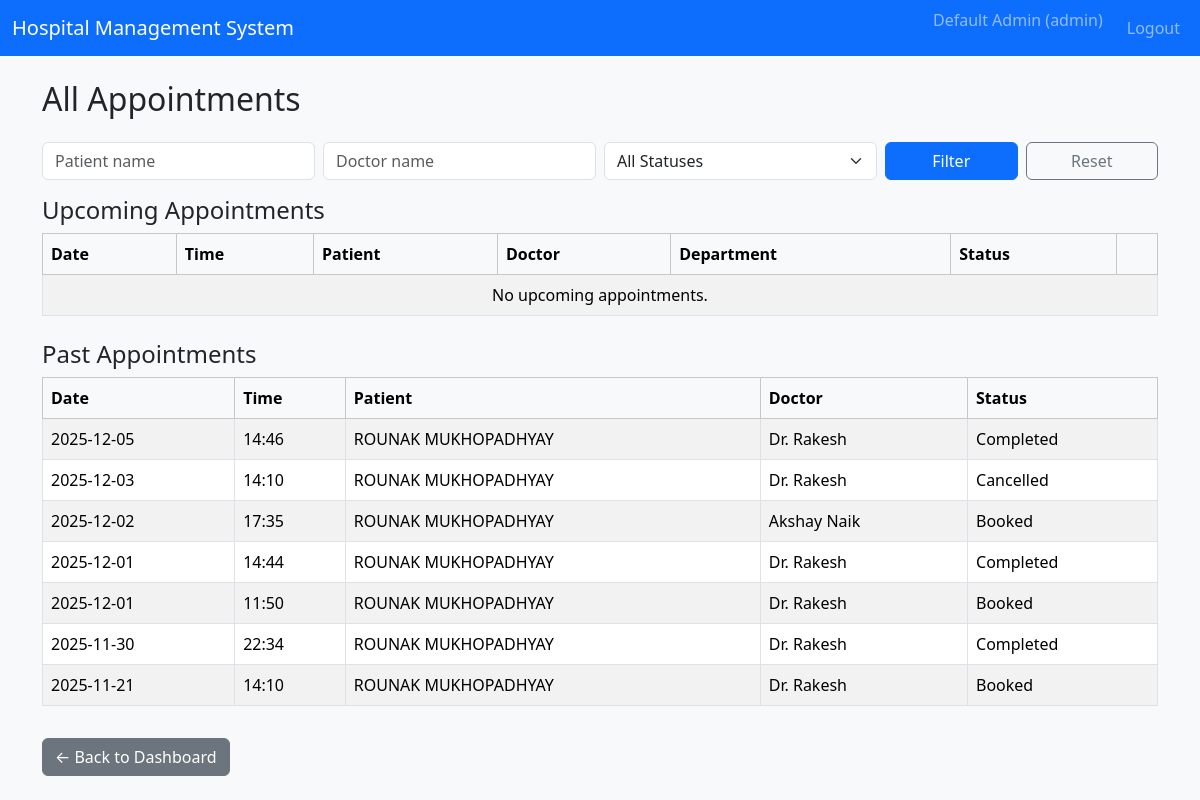
The page /admin/appointments (signed in) on the database as committed earlier.
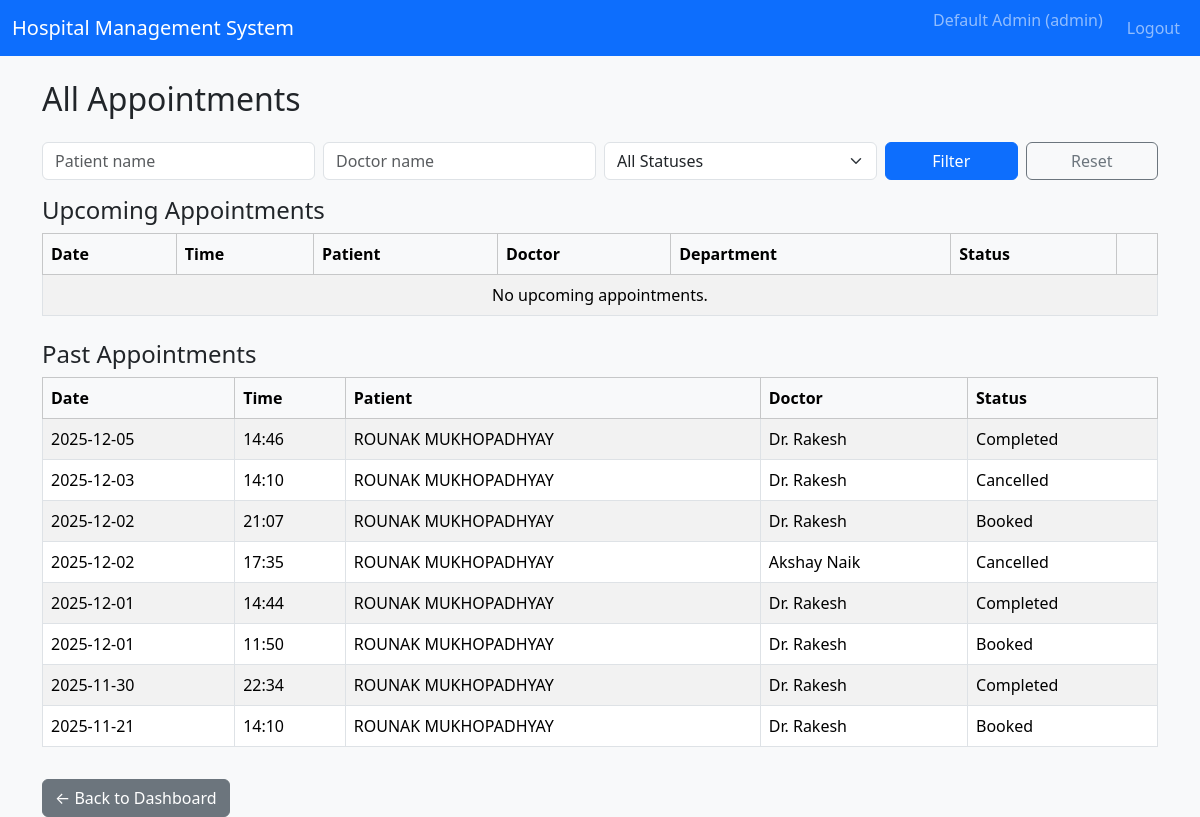
The same page on the database as committed later.
### tables this page shows
CREATE TABLE appointments (
            id INTEGER PRIMARY KEY AUTOINCREMENT,
            patient_id INTEGER NOT NULL,
            doctor_id INTEGER NOT NULL,
            date TEXT NOT NULL, -- YYYY-MM-DD
            time TEXT NOT NULL, -- HH:MM
            status TEXT NOT NULL CHECK(status IN ('Booked', 'Completed', 'Cancelled')),
            created_at TEXT NOT NULL,
            updated_at TEXT NOT NULL,
            FOREIGN KEY(patient_id) REFERENCES patients(id),
            FOREIGN KEY(doctor_id) REFERENCES doctors(id),
            UNIQUE(doctor_id, date, time) -- prevent double booking
        );

CREATE TABLE users (
            id INTEGER PRIMARY KEY AUTOINCREMENT,
            username TEXT UNIQUE NOT NULL,
            password_hash TEXT NOT NULL,
            full_name TEXT NOT NULL,
            email TEXT,
            phone TEXT,
            role TEXT NOT NULL CHECK(role IN ('admin', 'doctor', 'patient')),
            is_active INTEGER NOT NULL DEFAULT 1,
            created_at TEXT NOT NULL
        );

### controllers/routes.py (the view)
@main_bp.route("/admin/appointments")
@login_required
@role_required("admin")
def admin_appointments():
    patient_q = request.args.get("patient", "").strip()
    doctor_q = request.args.get("doctor", "").strip()
    status_q = request.args.get("status", "").strip()
    conn = get_db_connection()
    cur = conn.cursor()
    query = """
        SELECT a.*,
               pu.full_name AS patient_name,
               du.full_name AS doctor_name,
               dept.name AS dept_name
        FROM appointments a
        JOIN patients p ON a.patient_id = p.id
        JOIN users pu ON p.user_id = pu.id
        JOIN doctors d ON a.doctor_id = d.id
        JOIN users du ON d.user_id = du.id
        LEFT JOIN departments dept ON d.department_id = dept.id
        WHERE 1=1
    """
    params = []
    if patient_q:
        query += " AND pu.full_name LIKE ?"
        params.append(f"%{patient_q}%")
    if doctor_q:
        query += " AND du.full_name LIKE ?"
        params.append(f"%{doctor_q}%")
    if status_q:
        query += " AND a.status = ?"
        params.append(status_q)
    query += " ORDER BY a.date DESC, a.time DESC;"
    cur.execute(query, params)
    rows = cur.fetchall()
    conn.close()
    today_str = date_cls.today().isoformat()
    upcoming = []
    past = []
    for r in rows:
        if r["date"] >= today_str and r["status"] == "Booked":
            upcoming.append(r)
        else:
            past.append(r)
    return render_template("admin_appointments.html", upcoming=upcoming, past=past)

### controllers/routes.py (called while the page is built)
def login_required(view_func):
    @wraps(view_func)
    def wrapped(*args, **kwargs):
        if "user_id" not in session:
            flash("Please log in to continue.", "warning")
            return redirect(url_for("main.login"))
        return view_func(*args, **kwargs)
    return wrapped

def role_required(role):
    def decorator(view_func):
        @wraps(view_func)
        def wrapped(*args, **kwargs):
            if "user_id" not in session or session.get("role") != role:
                flash("Unauthorized access.", "danger")
                return redirect(url_for("main.login"))
            return view_func(*args, **kwargs)
        return wrapped
    return decorator

### models/models.py (called while the page is built)
def get_db_connection():
    conn = sqlite3.connect(DB_PATH)
    conn.row_factory = sqlite3.Row
    return conn

### templates/admin_appointments.html (shortened to what this page needs)
{% extends "base.html" %}
{% block content %}
<h2>All Appointments</h2>
<form class="row g-2 mt-3 mb-3" method="GET" action="{{ url_for('main.admin_appointments') }}">
    <div class="col-md-3">
        <input
            type="text"
            class="form-control"
            name="patient"
            placeholder="Patient name"
            value="{{ request.args.get('patient', '') }}"
        >
    </div>
    <div class="col-md-3">
        <input
            type="text"
            class="form-control"
            name="doctor"
            placeholder="Doctor name"
            value="{{ request.args.get('doctor', '') }}"
        >
    </div>
    <div class="col-md-3">
        <select class="form-select" name="status">
            <option value="">All Statuses</option>
        </select>
    </div>
    <div class="col-md-3 d-flex">
        <button class="btn btn-primary me-2 w-50" type="submit">Filter</button>
        <a href="{{ url_for('main.admin_appointments') }}" class="btn btn-outline-secondary w-50">
            Reset
        </a>
    </div>
</form>
<h4>Upcoming Appointments</h4>
<table class="table table-striped table-bordered align-middle">
    <thead class="table-light">
        <tr>
            <th>Date</th>
            <th>Time</th>
            <th>Patient</th>
            <th>Doctor</th>
            <th>Department</th>
            <th>Status</th>
            <th></th>
        </tr>
    </thead>
    <tbody>
    {% if upcoming %}
        {% for a in upcoming %}
        <tr>
            <td>{{ a['date'] }}</td>
            <td>{{ a['time'] }}</td>
            <td>{{ a['patient_name'] }}</td>
            <td>{{ a['doctor_name'] }}</td>
            <td>{{ a['dept_name'] or 'N/A' }}</td>
            <td>{{ a['status'] }}</td>
            <td>
                {% if a['status'] == 'Booked' %}
                <a
                    href="{{ url_for('main.admin_cancel_appointment', appointment_id=a['id']) }}"
                    class="btn btn-sm btn-danger"
                >
                    Cancel
                </a>
                {% endif %}
            </td>
        </tr>
        {% endfor %}
    {% else %}
        <tr>
            <td colspan="7" class="text-center">No upcoming appointments.</td>
        </tr>
    {% endif %}
    </tbody>
</table>
<h4 class="mt-4">Past Appointments</h4>
<table class="table table-striped table-bordered align-middle">
    <thead class="table-light">
        <tr>
            <th>Date</th>
            <th>Time</th>
            <th>Patient</th>
            <th>Doctor</th>
            <th>Status</th>
        </tr>
    </thead>
    <tbody>
    {% if past %}
        {% for a in past %}
        <tr>
            <td>{{ a['date'] }}</td>
            <td>{{ a['time'] }}</td>
            <td>{{ a['patient_name'] }}</td>
            <td>{{ a['doctor_name'] }}</td>
            <td>{{ a['status'] }}</td>
        </tr>
        {% endfor %}
    {% else %}
        <tr>
            <td colspan="5" class="text-center">No past appointments.</td>
        </tr>
    {% endif %}
    </tbody>
</table>
<a href="{{ url_for('main.admin_dashboard') }}" class="btn btn-secondary mt-3">
    ← Back to Dashboard
</a>
{% endblock %}

Rows that differ between the two databases and show on the page:
added appointments: date "2025-12-02", time "21:07", patient_name "ROUNAK MUKHOPADHYAY", doctor_name "Dr. Rakesh", status "Booked"
changed appointments "Akshay Naik": status "Booked" → "Cancelled"
